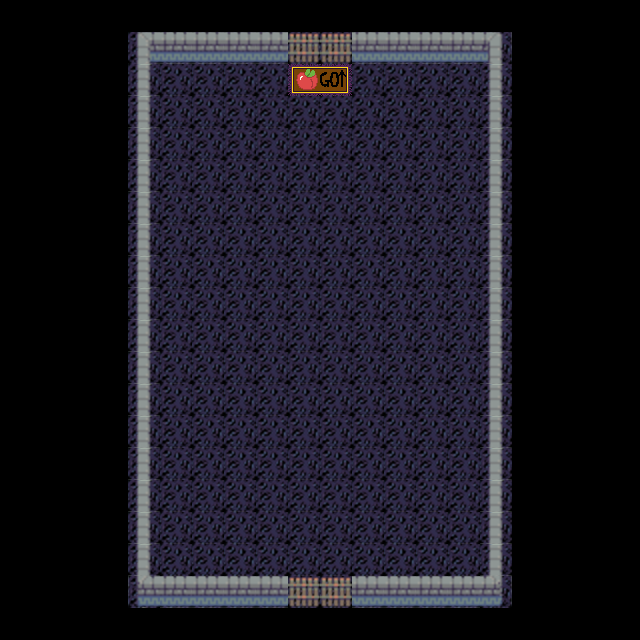

Tiled map render using the project's own tile images. Description and the whole map definition, tile-layer contents included, below:
An orthogonal 20x20 tile map with 32x32 px tiles, 3 tile layers (Tile Layer 1, Tile Layer 2, Tile Layer 3), 1 hidden layer not drawn, 3 tilesets.

<map version="1.10" tiledversion="1.10.2" orientation="orthogonal" renderorder="right-down" width="20" height="20" tilewidth="32" tileheight="32" infinite="0" nextlayerid="5" nextobjectid="1">
 <tileset firstgid="1" source="TileSets/Placeholders.tsx" />
 <tileset firstgid="17" source="TileSets/The_Roguelike_Assets.tsx" />
 <tileset firstgid="2318" source="TileSets/bazaar_floor_additions.tsx" />
 <layer id="1" name="Tile Layer 1" width="20" height="20">
  <data encoding="csv">
0,0,0,0,0,0,0,0,0,0,0,0,0,0,0,0,0,0,0,0,
0,0,0,0,380,380,380,380,380,380,380,380,380,380,380,380,0,0,0,0,
0,0,0,0,380,380,380,380,380,380,380,380,380,380,380,380,0,0,0,0,
0,0,0,0,380,380,380,380,380,380,380,380,380,380,380,380,0,0,0,0,
0,0,0,0,380,380,380,380,380,380,380,380,380,380,380,380,0,0,0,0,
0,0,0,0,380,380,380,380,380,380,380,380,380,380,380,380,0,0,0,0,
0,0,0,0,380,380,380,380,380,380,380,380,380,380,380,380,0,0,0,0,
0,0,0,0,380,380,380,380,380,380,380,380,380,380,380,380,0,0,0,0,
0,0,0,0,380,380,380,380,380,380,380,380,380,380,380,380,0,0,0,0,
0,0,0,0,380,380,380,380,380,380,380,380,380,380,380,380,0,0,0,0,
0,0,0,0,380,380,380,380,380,380,380,380,380,380,380,380,0,0,0,0,
0,0,0,0,380,380,380,380,380,380,380,380,380,380,380,380,0,0,0,0,
0,0,0,0,380,380,380,380,380,380,380,380,380,380,380,380,0,0,0,0,
0,0,0,0,380,380,380,380,380,380,380,380,380,380,380,380,0,0,0,0,
0,0,0,0,380,380,380,380,380,380,380,380,380,380,380,380,0,0,0,0,
0,0,0,0,380,380,380,380,380,380,380,380,380,380,380,380,0,0,0,0,
0,0,0,0,380,380,380,380,380,380,380,380,380,380,380,380,0,0,0,0,
0,0,0,0,380,380,380,380,380,380,380,380,380,380,380,380,0,0,0,0,
0,0,0,0,380,380,380,380,380,380,380,380,380,380,380,380,0,0,0,0,
0,0,0,0,0,0,0,0,0,0,0,0,0,0,0,0,0,0,0,0
</data>
 </layer>
 <layer id="2" name="Tile Layer 2" width="20" height="20">
  <data encoding="csv">
0,0,0,0,0,0,0,0,0,0,0,0,0,0,0,0,0,0,0,0,
0,0,0,0,439,439,439,439,439,439,439,439,439,439,439,439,0,0,0,0,
0,0,0,0,439,439,439,439,439,439,439,439,439,439,439,439,0,0,0,0,
0,0,0,0,439,439,439,439,439,439,439,439,439,439,439,439,0,0,0,0,
0,0,0,0,439,439,439,439,439,439,439,439,439,439,439,439,0,0,0,0,
0,0,0,0,439,439,439,439,439,439,439,439,439,439,439,439,0,0,0,0,
0,0,0,0,439,439,439,439,439,439,439,439,439,439,439,439,0,0,0,0,
0,0,0,0,439,439,439,439,439,439,439,439,439,439,439,439,0,0,0,0,
0,0,0,0,439,439,439,439,439,439,439,439,439,439,439,439,0,0,0,0,
0,0,0,0,439,439,439,439,439,439,439,439,439,439,439,439,0,0,0,0,
0,0,0,0,439,439,439,439,439,439,439,439,439,439,439,439,0,0,0,0,
0,0,0,0,439,439,439,439,439,439,439,439,439,439,439,439,0,0,0,0,
0,0,0,0,439,439,439,439,439,439,439,439,439,439,439,439,0,0,0,0,
0,0,0,0,439,439,439,439,439,439,439,439,439,439,439,439,0,0,0,0,
0,0,0,0,439,439,439,439,439,439,439,439,439,439,439,439,0,0,0,0,
0,0,0,0,439,439,439,439,439,439,439,439,439,439,439,439,0,0,0,0,
0,0,0,0,439,439,439,439,439,439,439,439,439,439,439,439,0,0,0,0,
0,0,0,0,439,439,439,439,439,439,439,439,439,439,439,439,0,0,0,0,
0,0,0,0,439,439,439,439,439,439,439,439,439,439,439,439,0,0,0,0,
0,0,0,0,0,0,0,0,0,0,0,0,0,0,0,0,0,0,0,0
</data>
 </layer>
 <layer id="3" name="Tile Layer 3" width="20" height="20">
  <data encoding="csv">
0,0,0,0,0,0,0,0,0,0,0,0,0,0,0,0,0,0,0,0,
0,0,0,0,914,915,915,915,915,1020,1020,915,915,915,915,916,0,0,0,0,
0,0,0,0,913,0,0,0,0,2319,2320,0,0,0,0,913,0,0,0,0,
0,0,0,0,913,0,0,0,0,0,0,0,0,0,0,913,0,0,0,0,
0,0,0,0,913,0,0,0,0,0,0,0,0,0,0,913,0,0,0,0,
0,0,0,0,913,0,0,0,0,0,0,0,0,0,0,913,0,0,0,0,
0,0,0,0,913,0,0,0,0,0,0,0,0,0,0,913,0,0,0,0,
0,0,0,0,913,0,0,0,0,0,0,0,0,0,0,913,0,0,0,0,
0,0,0,0,913,0,0,0,0,0,0,0,0,0,0,913,0,0,0,0,
0,0,0,0,913,0,0,0,0,0,0,0,0,0,0,913,0,0,0,0,
0,0,0,0,913,0,0,0,0,0,0,0,0,0,0,913,0,0,0,0,
0,0,0,0,913,0,0,0,0,0,0,0,0,0,0,913,0,0,0,0,
0,0,0,0,913,0,0,0,0,0,0,0,0,0,0,913,0,0,0,0,
0,0,0,0,913,0,0,0,0,0,0,0,0,0,0,913,0,0,0,0,
0,0,0,0,913,0,0,0,0,0,0,0,0,0,0,913,0,0,0,0,
0,0,0,0,913,0,0,0,0,0,0,0,0,0,0,913,0,0,0,0,
0,0,0,0,913,0,0,0,0,0,0,0,0,0,0,913,0,0,0,0,
0,0,0,0,913,0,0,0,0,0,0,0,0,0,0,913,0,0,0,0,
0,0,0,0,973,915,915,915,915,1020,1020,915,915,915,915,975,0,0,0,0,
0,0,0,0,0,0,0,0,0,0,0,0,0,0,0,0,0,0,0,0
</data>
 </layer>
 <layer id="4" name="Information Layer" width="20" height="20" visible="0">
  <data encoding="csv">
0,0,0,0,0,0,0,0,0,0,0,0,0,0,0,0,0,0,0,0,
0,0,0,0,3,3,3,3,3,2,2,3,3,3,3,3,0,0,0,0,
0,0,0,0,3,7,7,7,7,7,7,7,7,7,7,3,0,0,0,0,
0,0,0,0,3,7,1,1,1,1,1,1,1,1,7,3,0,0,0,0,
0,0,0,0,3,7,1,9,9,9,9,9,9,1,7,3,0,0,0,0,
0,0,0,0,3,7,1,9,9,9,9,9,9,1,7,3,0,0,0,0,
0,0,0,0,3,7,1,9,9,9,9,9,9,1,7,3,0,0,0,0,
0,0,0,0,3,7,1,9,9,9,9,9,9,1,7,3,0,0,0,0,
0,0,0,0,3,7,1,1,1,1,1,1,1,1,7,3,0,0,0,0,
0,0,0,0,3,7,1,1,1,1,1,1,1,1,7,3,0,0,0,0,
0,0,0,0,3,7,1,1,1,1,1,1,1,1,7,3,0,0,0,0,
0,0,0,0,3,7,1,1,1,1,1,1,1,1,7,3,0,0,0,0,
0,0,0,0,3,7,1,1,1,1,1,1,1,1,7,3,0,0,0,0,
0,0,0,0,3,7,1,1,1,1,1,1,1,1,7,3,0,0,0,0,
0,0,0,0,3,7,1,1,1,1,1,1,1,1,7,3,0,0,0,0,
0,0,0,0,3,7,1,1,1,1,1,1,1,1,7,3,0,0,0,0,
0,0,0,0,3,7,1,1,1,5,5,1,1,1,7,3,0,0,0,0,
0,0,0,0,3,7,7,7,7,7,7,7,7,7,7,3,0,0,0,0,
0,0,0,0,3,3,3,3,3,3,3,3,3,3,3,3,0,0,0,0,
0,0,0,0,0,0,0,0,0,0,0,0,0,0,0,0,0,0,0,0
</data>
 </layer>
</map>
